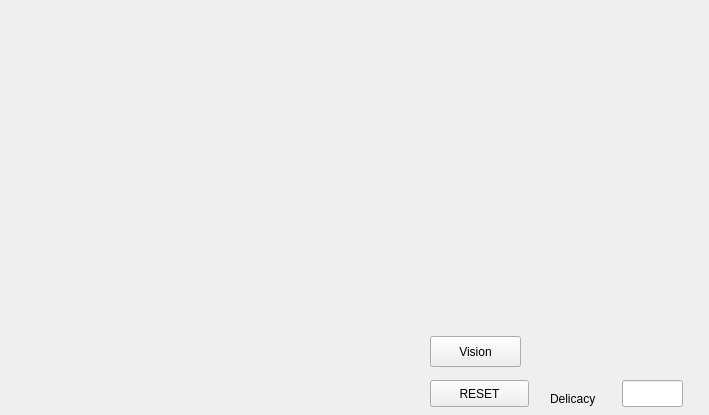
<?xml version="1.0" encoding="UTF-8"?>
<ui version="4.0">
 <class>Chess</class>
 <widget class="QWidget" name="Chess">
  <property name="geometry">
   <rect>
    <x>0</x>
    <y>0</y>
    <width>709</width>
    <height>415</height>
   </rect>
  </property>
  <property name="windowTitle">
   <string>CHESS</string>
  </property>
  <widget class="QPushButton" name="RESET">
   <property name="geometry">
    <rect>
     <x>430</x>
     <y>380</y>
     <width>99</width>
     <height>27</height>
    </rect>
   </property>
   <property name="text">
    <string>RESET</string>
   </property>
  </widget>
  <widget class="QLabel" name="label">
   <property name="geometry">
    <rect>
     <x>450</x>
     <y>10</y>
     <width>201</width>
     <height>271</height>
    </rect>
   </property>
   <property name="text">
    <string/>
   </property>
   <property name="pixmap">
    <pixmap resource="../img.qrc">:/img/chess/forchess.jpg</pixmap>
   </property>
  </widget>
  <widget class="QPushButton" name="vision">
   <property name="geometry">
    <rect>
     <x>430</x>
     <y>336</y>
     <width>91</width>
     <height>31</height>
    </rect>
   </property>
   <property name="text">
    <string>Vision</string>
   </property>
  </widget>
  <widget class="QLineEdit" name="Delicacy">
   <property name="geometry">
    <rect>
     <x>622</x>
     <y>380</y>
     <width>61</width>
     <height>27</height>
    </rect>
   </property>
  </widget>
  <widget class="QLabel" name="label_2">
   <property name="geometry">
    <rect>
     <x>550</x>
     <y>390</y>
     <width>67</width>
     <height>17</height>
    </rect>
   </property>
   <property name="text">
    <string>Delicacy</string>
   </property>
  </widget>
 </widget>
 <resources>
  <include location="../img.qrc"/>
 </resources>
 <connections/>
</ui>
